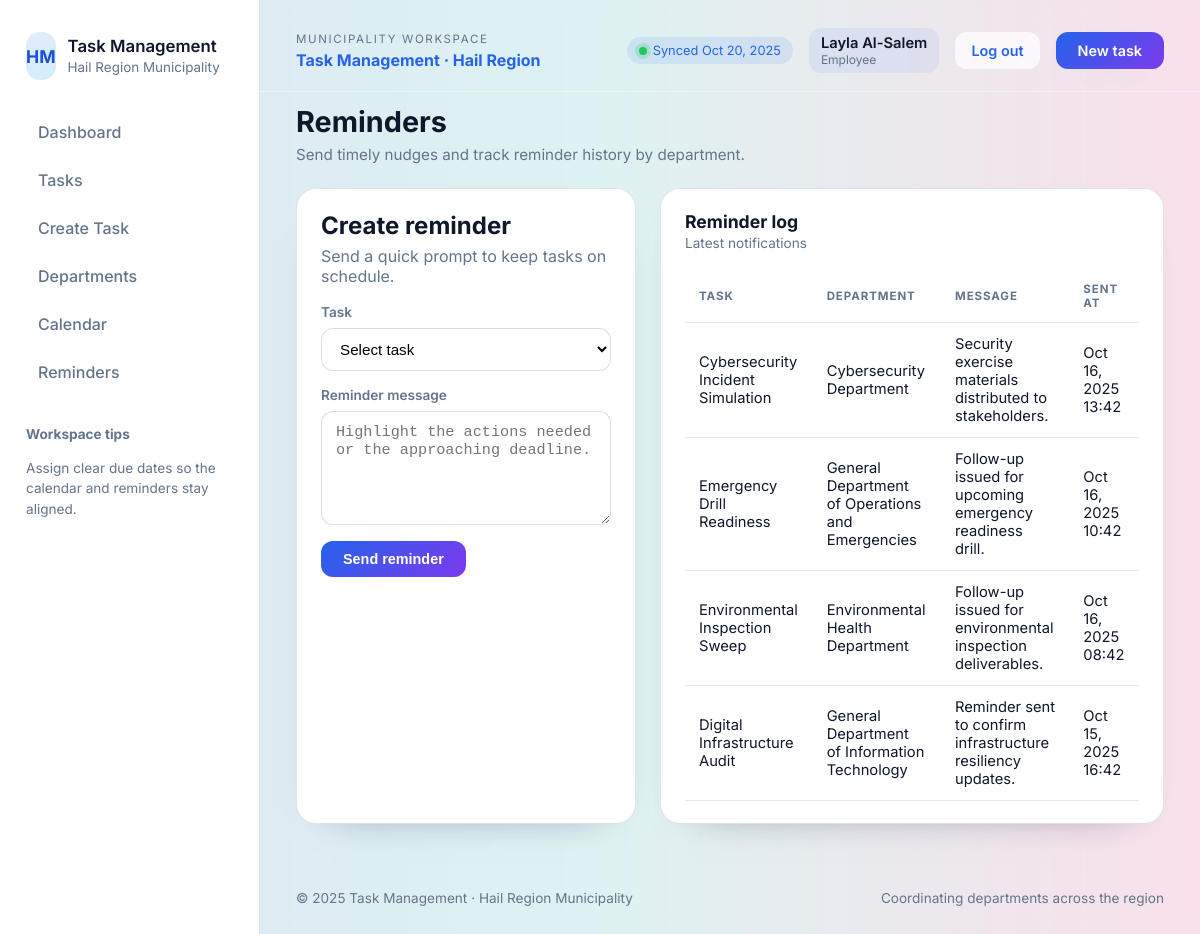
/reminders.php (signed in), run on the app's committed database.
### tables this page shows
CREATE TABLE IF NOT EXISTS notifications (
    id INT AUTO_INCREMENT PRIMARY KEY,
    task_id INT NOT NULL,
    message TEXT NOT NULL,
    created_at TIMESTAMP DEFAULT CURRENT_TIMESTAMP,
    CONSTRAINT fk_notifications_tasks FOREIGN KEY (task_id) REFERENCES tasks(id) ON DELETE CASCADE
);

CREATE TABLE IF NOT EXISTS tasks (
    id INT AUTO_INCREMENT PRIMARY KEY,
    title VARCHAR(180) NOT NULL,
    description TEXT NULL,
    department_id INT NOT NULL,
    priority VARCHAR(20) DEFAULT 'Medium',
    status VARCHAR(30) DEFAULT 'Pending',
    due_date DATE NULL,
    created_at TIMESTAMP DEFAULT CURRENT_TIMESTAMP,
    updated_at TIMESTAMP DEFAULT CURRENT_TIMESTAMP ON UPDATE CURRENT_TIMESTAMP,
    CONSTRAINT fk_tasks_departments FOREIGN KEY (department_id) REFERENCES departments(id) ON DELETE CASCADE
);

CREATE TABLE IF NOT EXISTS departments (
    id INT AUTO_INCREMENT PRIMARY KEY,
    name VARCHAR(150) NOT NULL,
    email VARCHAR(190) NULL,
    created_at TIMESTAMP DEFAULT CURRENT_TIMESTAMP
);

### includes/functions.php (called while the page is built, shortened)
<?php
function sanitize(?string $value = null): string
{
    return htmlspecialchars($value ?? '', ENT_QUOTES, 'UTF-8');
}

### reminders.php (the view, shortened to what this page needs)
<?php
require_once __DIR__ . '/includes/functions.php';
require_once __DIR__ . '/db.php';
$reminders = $pdo->query('SELECT n.id, n.message, DATE_FORMAT(n.created_at, "%b %e, %Y %H:%i") AS created_at,
    t.title AS task_title, d.name AS department_name
    FROM notifications n
    JOIN tasks t ON t.id = n.task_id
    JOIN departments d ON d.id = t.department_id
    ORDER BY n.created_at DESC
    LIMIT 25')->fetchAll();
include __DIR__ . '/includes/header.php';
?>
<section class="reminders-layout">
    <aside class="panel reminder-compose">
        <header>
            <h2>Create reminder</h2>
            <p>Send a quick prompt to keep tasks on schedule.</p>
        </header>
        <form method="post" class="classic-form">
            <div class="form-group">
                <label for="task_id">Task</label>
                <select id="task_id" name="task_id" required>
                    <option value="">Select task</option>
                </select>
            </div>
            <div class="form-group">
                <label for="message">Reminder message</label>
                <textarea id="message" name="message" rows="5" placeholder="Highlight the actions needed or the approaching deadline." required><?= isset($_POST['message']) ? sanitize($_POST['message']) : ''; ?></textarea>
            </div>
            <div class="form-actions">
                <button type="submit" class="primary-action">Send reminder</button>
            </div>
        </form>
    </aside>
    <div class="panel reminder-log">
        <header class="panel-header">
            <div>
                <h2>Reminder log</h2>
                <span>Latest notifications</span>
            </div>
        </header>
        <?php if (!$reminders): ?>
            <div class="empty-note">No reminders have been logged yet.</div>
        <?php else: ?>
            <div class="table-scroll">
                <table class="data-table">
                    <thead>
                        <tr>
                            <th scope="col">Task</th>
                            <th scope="col">Department</th>
                            <th scope="col">Message</th>
                            <th scope="col">Sent at</th>
                        </tr>
                    </thead>
                    <tbody>
                        <?php foreach ($reminders as $reminder): ?>
                            <tr>
                                <td><?= sanitize($reminder['task_title']); ?></td>
                                <td><?= sanitize($reminder['department_name']); ?></td>
                                <td><?= sanitize($reminder['message']); ?></td>
                                <td><?= sanitize($reminder['created_at']); ?></td>
                            </tr>
                        <?php endforeach; ?>
                    </tbody>
                </table>
            </div>
        <?php endif; ?>
    </div>
</section>
<?php include __DIR__ . '/includes/footer.php'; ?>

### assets/css/style.css (style rules this page uses)
:root { --gradient-bg: linear-gradient(90deg, #77A1D3, #79CBCA, #E684AE); --surface: rgba(255, 255, 255, 0.92); --surface-strong: #ffffff; --surface-soft: rgba(255, 255, 255, 0.75); --surface-border: rgba(148, 163, 184, 0.28); --shadow: 0 28px 60px -36px rgba(15, 23, 42, 0.45); --text-primary: #0f172a; --text-muted: #64748b; --text-inverse: #ffffff; --accent: #2563eb; --accent-soft: rgba(37, 99, 235, 0.1); --danger: #ef4444; --success: #22c55e; --warning: #f59e0b; --font-family: 'Inter', -apple-system, BlinkMacSystemFont, 'Segoe UI', sans-serif; }
* { box-sizing: border-box; }
body { margin: 0; font-family: var(--font-family); background: var(--gradient-bg); color: var(--text-primary); min-height: 100vh; -webkit-font-smoothing: antialiased; }
.primary-action, .ghost-action { border: none; border-radius: 12px; font-weight: 600; cursor: pointer; font-size: 0.9rem; transition: transform 0.15s ease, background 0.2s ease, color 0.2s ease; display: inline-flex; align-items: center; gap: 6px; }
.primary-action { background: linear-gradient(135deg, #2563eb, #7c3aed); color: var(--text-inverse); padding: 10px 22px; box-shadow: 0 10px 30px -18px rgba(37, 99, 235, 0.8); }
.panel { background: var(--surface-strong); border-radius: 20px; border: 1px solid var(--surface-border); box-shadow: 0 18px 40px -36px rgba(15, 23, 42, 0.6); }
.panel-header { display: flex; justify-content: space-between; align-items: flex-start; gap: 16px; }
.panel-header h2 { margin: 0; font-size: 1.1rem; }
.panel-header span { font-size: 0.85rem; color: var(--text-muted); }
.table-scroll { overflow-x: auto; }
.data-table { width: 100%; border-collapse: collapse; font-size: 0.92rem; }
.data-table th, .data-table td { text-align: left; padding: 12px 14px; border-bottom: 1px solid rgba(148, 163, 184, 0.25); }
.data-table thead th { text-transform: uppercase; font-size: 0.72rem; letter-spacing: 0.08em; color: var(--text-muted); }
.reminders-layout { display: grid; grid-template-columns: minmax(280px, 340px) 1fr; gap: 24px; }
.reminder-compose { display: flex; flex-direction: column; gap: 18px; padding: 22px 24px; }
.reminder-compose header h2 { margin: 0 0 6px; }
.reminder-compose header p { margin: 0; color: var(--text-muted); }
.reminder-log { display: flex; flex-direction: column; gap: 18px; padding: 22px 24px; }
.classic-form { display: flex; flex-direction: column; gap: 16px; }
.form-group { display: flex; flex-direction: column; gap: 8px; }
.form-group label { font-size: 0.85rem; font-weight: 600; color: var(--text-muted); }
.form-group input, .form-group select, .form-group textarea { border-radius: 12px; border: 1px solid rgba(148, 163, 184, 0.35); padding: 11px 14px; font-size: 0.95rem; background: rgba(255, 255, 255, 0.98); transition: border 0.2s ease, box-shadow 0.2s ease; }
.form-actions { display: flex; gap: 12px; }

### data on the page
notifications: task.title "Cybersecurity Incident Simulation", departments.name "Cybersecurity Department", message "Security exercise materials distributed to stakeholders.", created_at "Oct 16, 2025 13:42"
notifications: task.title "Emergency Drill Readiness", departments.name "General Department of Operations and Emergencies", message "Follow-up issued for upcoming emergency readiness drill.", created_at "Oct 16, 2025 10:42"
notifications: task.title "Environmental Inspection Sweep", departments.name "Environmental Health Department", message "Follow-up issued for environmental inspection deliverables.", created_at "Oct 16, 2025 08:42"
notifications: task.title "Digital Infrastructure Audit", departments.name "General Department of Information Technology", message "Reminder sent to confirm infrastructure resiliency updates.", created_at "Oct 15, 2025 16:42"

### other printed values
$userName "Layla Al-Salem"
$userRole "Employee"
$pageTitle "Reminders"
$pageDescription "Send timely nudges and track reminder history by department."
